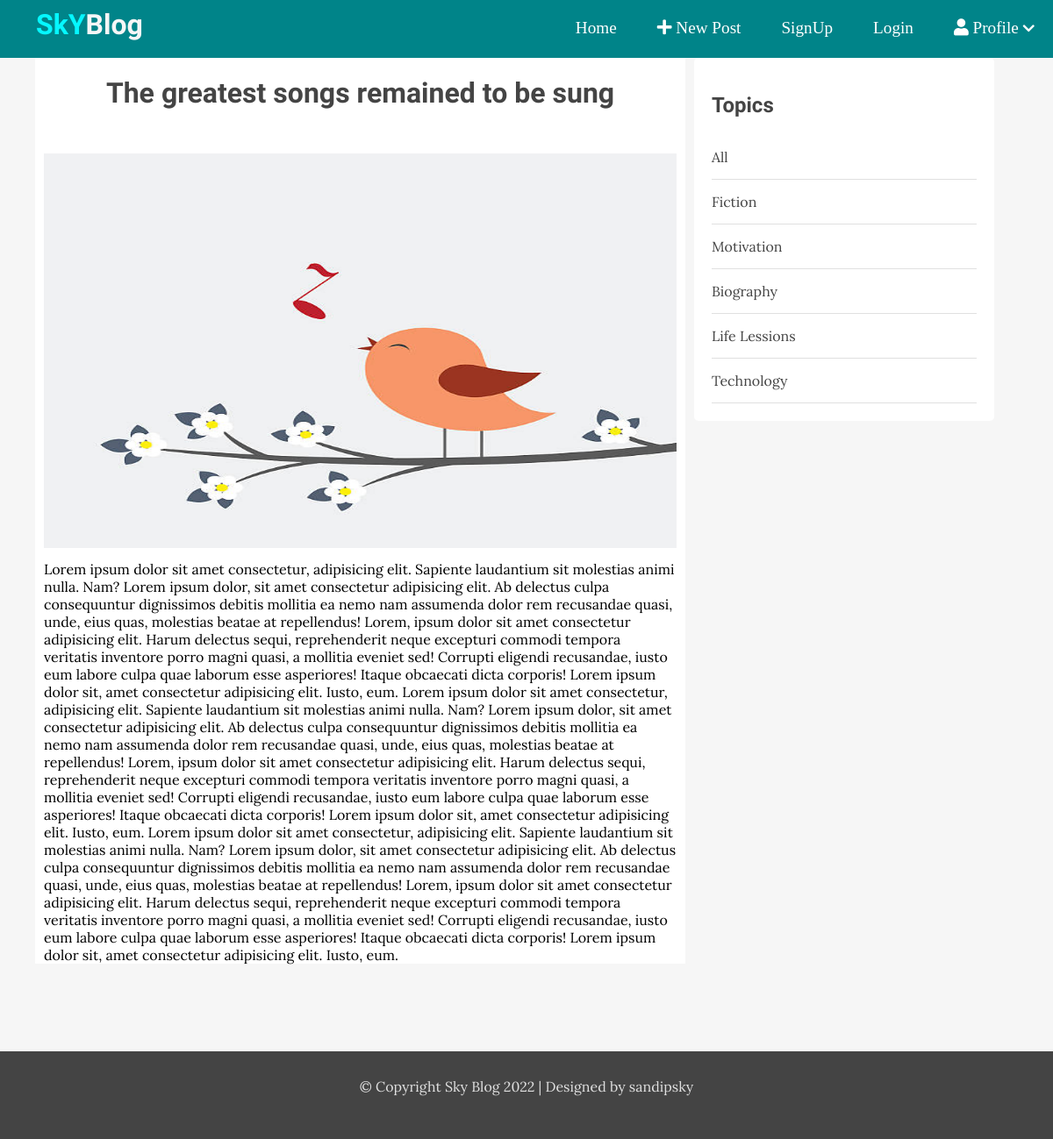
Before: /post/4 with the older database file.
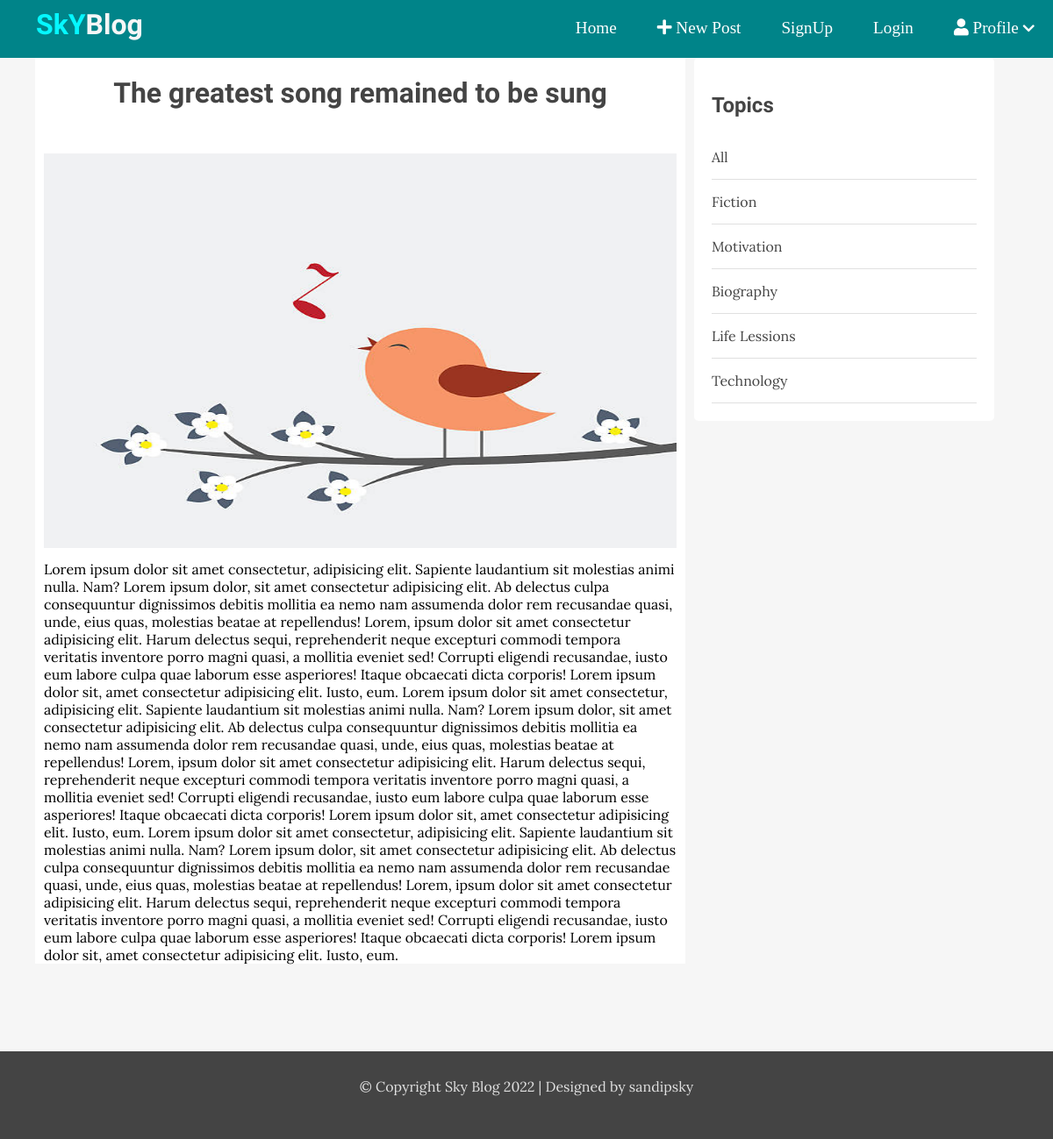
After: the same page with the newer database file.
### blog/models.py (models this page shows, shortened)
class Post(models.Model):
    title = models.CharField(max_length=200, blank=True, null=True)
    desc = models.TextField(blank=True, null=True)
    date_created = models.DateField(auto_now_add=True, blank=True, null=True)
    author = models.CharField(max_length=200, blank=True, null=True)
    category = models.ForeignKey(PostCategory, on_delete=models.CASCADE, blank=True, null=True)
    cover = models.ImageField(upload_to='images', blank=True, null=True)

### blog/views.py (the view)
# urls.py: path('post/<int:pk>', postDetail, name='detail'),
def postDetail(request, pk):
    post = Post.objects.get(id=pk)
    context = {'post':post}
    return render(request, 'detail.html', context)

### blog/templates/detail.html
{% extends 'base.html' %}
{% block content %}
<div class="content">
    <div class="main-content single">
        <h1 class="post-title">{{post.title}}</h1>
        <img src="{{post.cover.url}}" alt="" class="singleimg">
        {{post.desc}}
    </div>
<div class="sidebar">
    <div class="section topics">
        <h2 class="section-title">Topics</h2>
        <ul>
            <li><a href="#">All</a></li>
            <li><a href="#">Fiction</a></li>
            <li><a href="#">Motivation</a></li>
            <li><a href="#">Biography</a></li>
            <li><a href="#">Life Lessions</a></li>
            <li><a href="#">Technology</a></li>
        </ul>
    </div>
</div>
</div>
{% endblock %}

Changed rows visible on the page:
changed Post: title "The greatest songs remained to be sung" → "The greatest song remained to be sung"
